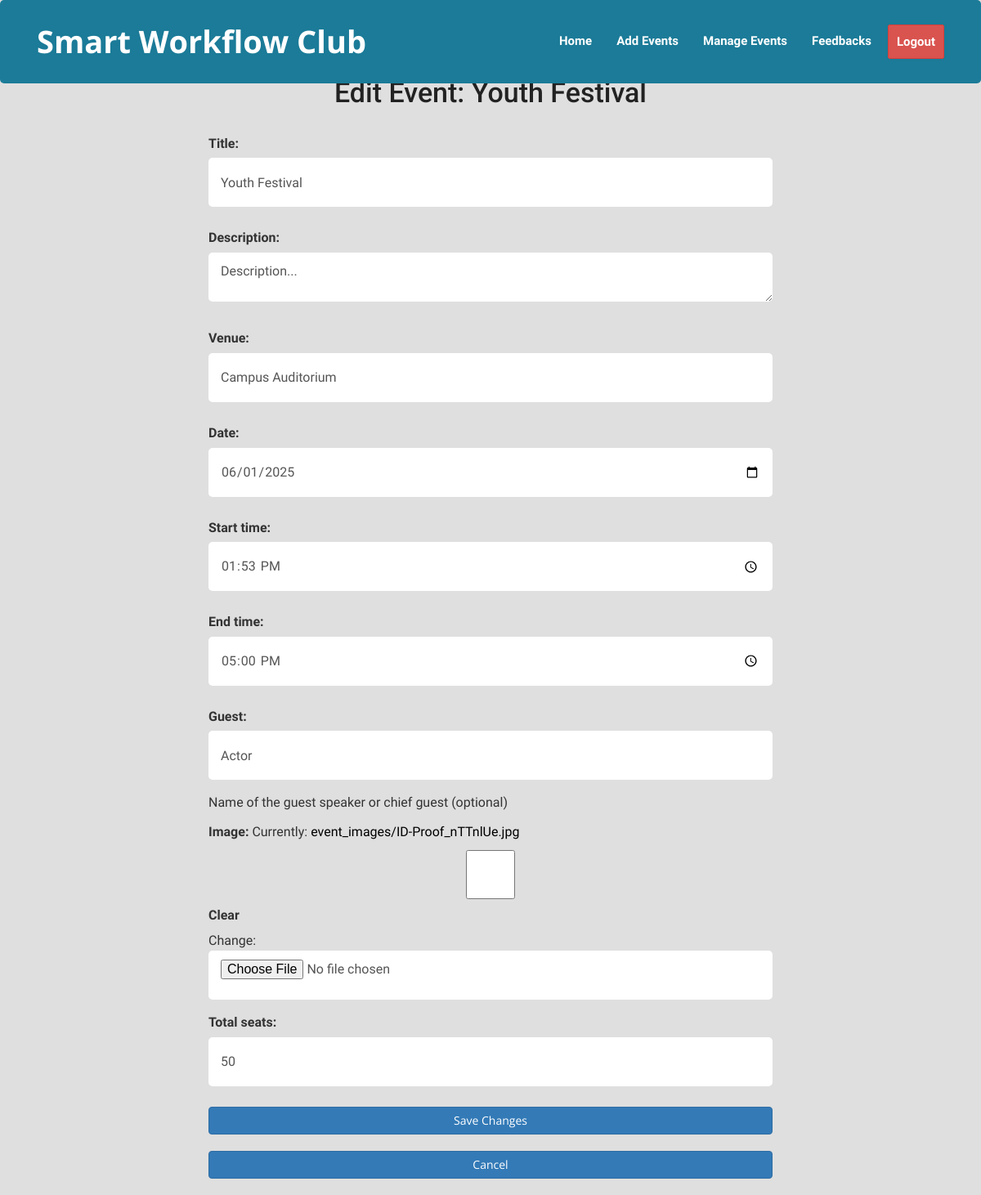
The app's page /club/edit_event/2/ (signed in) with its own data.
### events/models.py (models this page shows, shortened)
class Event(models.Model):
    title = models.CharField(max_length=200)
    description = models.TextField()
    club = models.ForeignKey('Club', on_delete=models.CASCADE)
    venue = models.CharField(max_length=200, default='Campus Auditorium')
    date = models.DateField()
    start_time = models.TimeField()
    end_time = models.TimeField()
    total_seats = models.PositiveIntegerField()
    guest = models.CharField(max_length=255, blank=True, help_text="Name of the guest speaker or chief guest (optional)")
    image = models.ImageField(upload_to='event_images/', blank=True, null=True)
    approved = models.BooleanField(default=False)

### events/views.py (the view)
# urls.py: path('club/edit_event/<int:event_id>/', views.edit_event, name='edit_event'),
@login_required
def edit_event(request, event_id):
    event = get_object_or_404(Event, id=event_id)
    if event.club.user != request.user:
        return HttpResponseForbidden("You are not allowed to edit this event.")
    if request.method == 'POST':
        form = EventForm(request.POST, request.FILES, instance=event)
        if form.is_valid():
            edited_event = form.save(commit=False)
            edited_event.approved = False  # Re-approval required after editing
            edited_event.save()
            return redirect('club_dashboard')
    else:
        form = EventForm(instance=event)
    return render(request, 'events/edit_event.html', {'form': form, 'event': event})

### events/forms.py (shortened to what this page needs)
class EventForm(forms.ModelForm):
    class Meta:
        model = Event
        fields = ['title', 'description', 'venue', 'date', 'start_time', 'end_time', 'guest', 'image', 'total_seats']
        widgets = {
            'date': forms.DateInput(attrs={'type': 'date'}),
            'start_time': forms.TimeInput(attrs={'type': 'time'}),
            'end_time': forms.TimeInput(attrs={'type': 'time'}),
        }

### events/templates/events/edit_event.html (shortened to what this page needs)
{% extends 'events/club_dashboard.html' %}
{% block content %}
<br> <br>
<div class="container mt-5"  style="width: 60%;">
    <h2>Edit Event: {{ event.title }}</h2>
    <form method="post" enctype="multipart/form-data" >
        {{ form.as_p }}
        <button type="submit" class="btn btn-primary">Save Changes</button>
    </form> <br>
    <a href="{% url 'club_dashboard' %}" ><button type="submit" class="btn btn-primary">Cancel</button></a>
    <br> <br>
</div>
{% endblock %}

### events/static/extras/css/style.css (style rules this page uses)
p,li { font-family: 'Dosis', sans-serif !important; }
a, .accordion-heading span, .speaker-contacts > .contact, .table-features li.fa-check-circle, .owl-btn.prev, .owl-btn.next, div.fancy-select ul.options li.hover { color: #C83A66; }
body,div,dl,dt,dd,ul,ol,li,h1,h2,h3,h4,h5,h6,pre,form,fieldset,p,blockquote,hr,th,td { margin:0; padding:0; }
body { -webkit-font-smoothing: antialiased; }
a, a:hover, a:active, a:focus { outline: 0; text-decoration: none; }
a { text-decoration:none; }
p { font-size: 1.6rem; line-height: 1.6em; font-family: 'Open Sans', sans-serif; margin-bottom: 10px; }
h1,h2,h3 { font-family: 'Roboto', sans-serif; line-height: 1.4em; color: #222222; margin: 10px 0; }
h2 { font-size: 3.4rem; }
input, textarea, select { width: 100%; height: 6rem; margin-bottom: 15px; padding: 1rem 1.5rem; border: none; background: #ffffff; border-radius: 5px; font-size: 1.6rem; color: #555555; }
* { margin: 0; padding: 0; }
a { color: black; }

### events/templates/events/club_dashboard.html (style rules this page uses)
body { background-color: #dfdfdf; font-family: 'Open Sans', sans-serif; }
h2 { text-align: center; margin-bottom: 25px; }
button { width: 100%; padding: 10px; background-color: #007bff; color: white; border: none; border-radius: 4px; font-size: 16px; }

### records on screen
Event: title "Youth Festival", description "Description...", venue "Campus Auditorium", date "06/01/2025", start_time "13:53:00", end_time "17:00:00", guest "Actor", total_seats "50"
